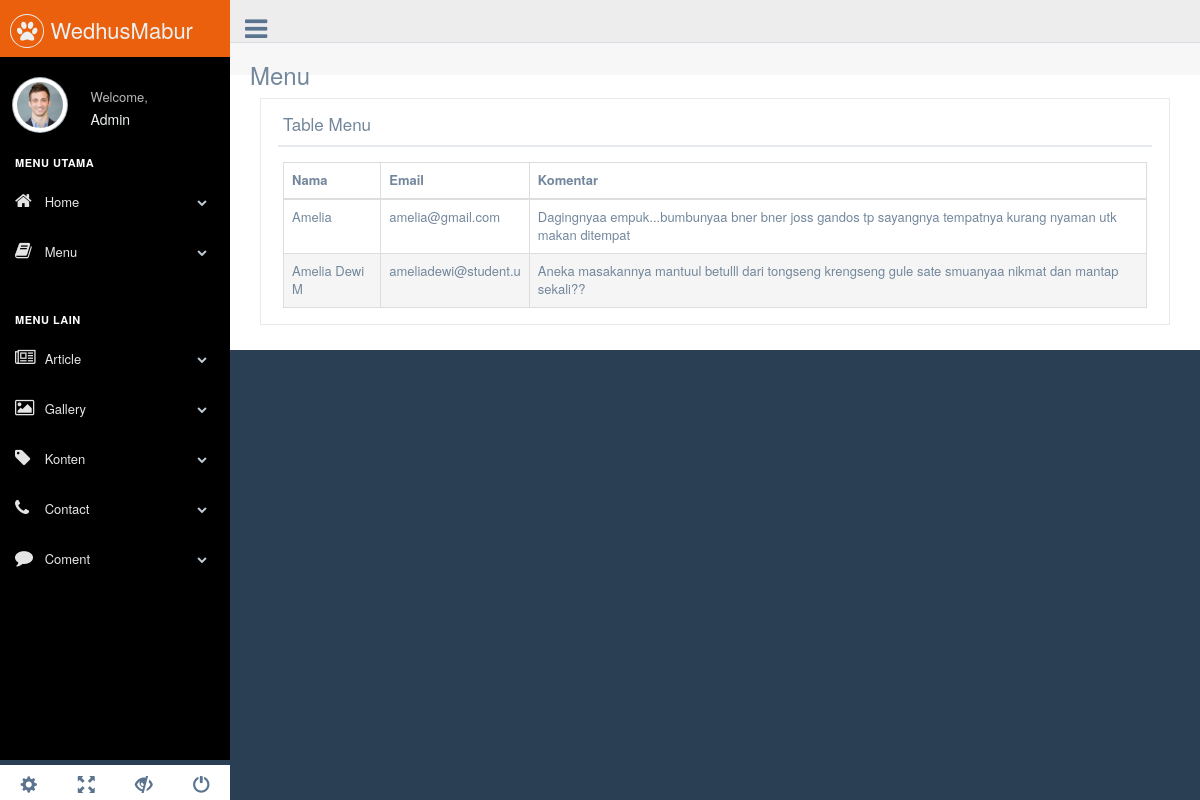
Page /admin/index.php/ccoment/get_coment on the committed database.
### tables this page shows
CREATE TABLE `coment` (
  `id` int(11) NOT NULL,
  `nama` varchar(20) NOT NULL,
  `email` varchar(20) NOT NULL,
  `komentar` text,
  `tanggal` datetime NOT NULL
);

### admin/application/libraries/template.php (called while the page is built)
<?php
class Template {
	private $CI;
	var $template_data = array();
	public function __construct()
	{
		$this->CI =& get_instance();
	}
	function set($content_area, $value)
	{
		$this->template_data[$content_area] = $value;
	}
	function load($template = '', $name ='', $view = '' , $view_data = array(), $return = FALSE)
	{
		$this->set($name , $this->CI->load->view($view, $view_data, TRUE));
		$this->CI->load->view('layouts/'.$template, $this->template_data);
	}
}
?>

### admin/application/controllers/ccoment.php (called while the page is built, shortened)
<?php
class ccoment extends CI_Controller {
	public function get_coment()
        {
			$data['coment'] = $this->coment_model->get_all();
			$this->template->set('title', 'Coment');
			$this->template->load('template_admin2', 'contents' , 'pages/table_coment/view_table', $data);
        }
    }

### admin/index.php (called while the page is built, shortened)
<?php
require_once BASEPATH.'core/CodeIgniter.php';

### admin/application/models/coment_model.php (called while the page is built, shortened)
<?php
class coment_model extends CI_Model {
	public function get_all()
        {
			$query = $this->db->get('coment');
			return $query->result();
        }
     }

### admin/application/views/pages/table_coment/view_table.php (the view)
<div class="page-title">
              <div class="title_left">
                <h3>Menu</h3>
              </div>
              <div class="title_right">
                <div class="col-md-5 col-sm-5 col-xs-12 form-group pull-right top_search">
                </div>
              </div>
            </div>
              <div class="col-md-12 col-sm-12 col-xs-12">
                <div class="x_panel">
                  <div class="x_title">
                    <h2>Table Menu <small>Admin</small></h2>
                    <div class="clearfix"></div>
                  </div>
                  <div class="x_content">
                    <table id="datatable-fixed-header" class="table table-striped table-bordered">
                      <thead>
                        <tr>
                          <th>Nama</th>
                          <th>Email</th>
                          <th>Komentar</th>
                        </tr>
                      </thead>
                      <tbody>
                  <?php
                  foreach($coment as $row){
                  ?>
                  <tr>
                    <td><?php echo $row->nama ?></td>
                      <td><?php echo $row->email ?></td>
                      <td><?php echo $row->komentar ?></td>
                  </tr>
                  <?php } ?>
                                    </tbody>
                    </table>
                  </div>
                </div>
              </div>

### rows in the picture
coment: nama "Amelia", email "amelia@gmail.com", komentar "Dagingnyaa empuk...bumbunyaa bner bner joss gandos tp sayangnya tempatnya kurang nyaman utk makan ditempat"
coment: nama "Amelia Dewi M", email "ameliadewi@student.u", komentar "Aneka masakannya mantuul betulll dari tongseng krengseng gule sate smuanyaa nikmat dan mantap sekali??"
